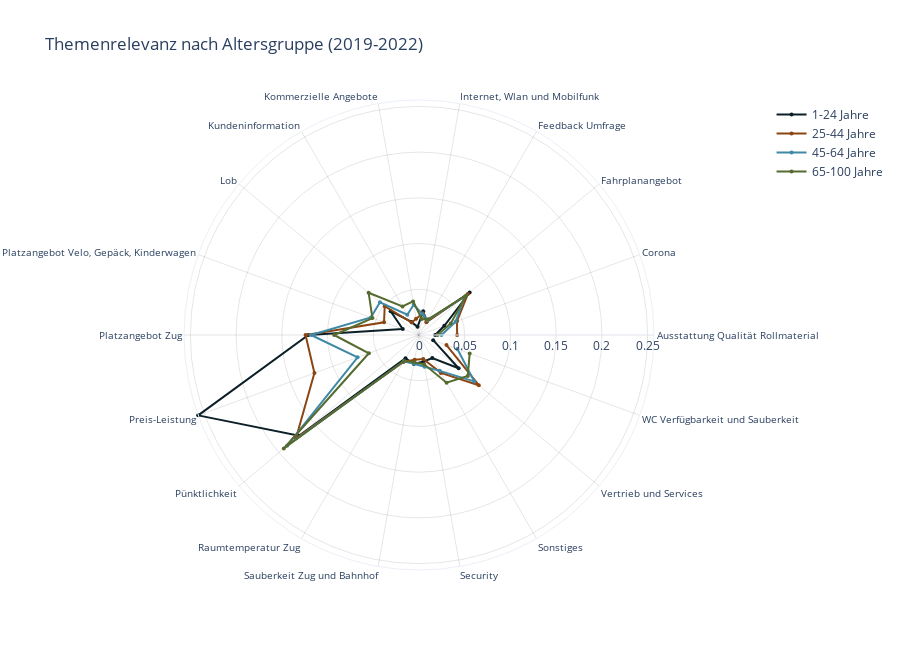

Notebook code cell kept with this figure:
### Code cell
create_grouped_radar(df_agegroup, x_col="CustomName", y_col="relative_count", color_col="S_alter_grouped", color_discrete_sequence=color_discrete_sequence_mixed, title="Themenrelevanz nach Altersgruppe (2019-2022)", xaxis_title='', yaxis_title='Häufigkeit', legend_title='', template=template)

### Figure 1 — Plotly figure (JSON) as saved in the notebook; plotly's stock layout.template omitted (floating-point values rounded to 4 significant figures)
{"data": [{"fill": "none", "line": {"color": "#0B1F26"}, "marker": {"size": 4}, "name": "1-24 Jahre", "r": [0.01768, 0.02947, 0.0723, 0.01729, 0.02633, 0.009037, 0.0165, 0.04047, 0.01886, 0.121, 0.257, 0.1713, 0.02947, 0.03222, 0.02947, 0.02908, 0.05658, 0.0165], "showlegend": true, "theta": ["Ausstattung Qualität Rollmaterial", "Corona", "Fahrplanangebot", "Feedback Umfrage", "Internet, Wlan und Mobilfunk", "Kommerzielle Angebote", "Kundeninformation", "Lob", "Platzangebot Velo, Gepäck, Kinderwagen", "Platzangebot Zug", "Preis-Leistung", "Pünktlichkeit", "Raumtemperatur Zug", "Sauberkeit Zug und Bahnhof", "Security", "Sonstiges", "Vertrieb und Services", "WC Verfügbarkeit und Sauberkeit"], "type": "scatterpolar"}, {"fill": "none", "line": {"color": "#8B4513"}, "marker": {"size": 4}, "name": "25-44 Jahre", "r": [0.04169, 0.04422, 0.06969, 0.01613, 0.02411, 0.01794, 0.01577, 0.04894, 0.04069, 0.1241, 0.1217, 0.1756, 0.03398, 0.02746, 0.02664, 0.04785, 0.08536, 0.03199], "showlegend": true, "theta": ["Ausstattung Qualität Rollmaterial", "Corona", "Fahrplanangebot", "Feedback Umfrage", "Internet, Wlan und Mobilfunk", "Kommerzielle Angebote", "Kundeninformation", "Lob", "Platzangebot Velo, Gepäck, Kinderwagen", "Platzangebot Zug", "Preis-Leistung", "Pünktlichkeit", "Raumtemperatur Zug", "Sauberkeit Zug und Bahnhof", "Security", "Sonstiges", "Vertrieb und Services", "WC Verfügbarkeit und Sauberkeit"], "type": "scatterpolar"}, {"fill": "none", "line": {"color": "#3F89A6"}, "marker": {"size": 4}, "name": "45-64 Jahre", "r": [0.02458, 0.04263, 0.06504, 0.01907, 0.02308, 0.03351, 0.02559, 0.05572, 0.05601, 0.1181, 0.07146, 0.1883, 0.03317, 0.03192, 0.0352, 0.04529, 0.07894, 0.04466], "showlegend": true, "theta": ["Ausstattung Qualität Rollmaterial", "Corona", "Fahrplanangebot", "Feedback Umfrage", "Internet, Wlan und Mobilfunk", "Kommerzielle Angebote", "Kundeninformation", "Lob", "Platzangebot Velo, Gepäck, Kinderwagen", "Platzangebot Zug", "Preis-Leistung", "Pünktlichkeit", "Raumtemperatur Zug", "Sauberkeit Zug und Bahnhof", "Security", "Sonstiges", "Vertrieb und Services", "WC Verfügbarkeit und Sauberkeit"], "type": "scatterpolar"}, {"fill": "none", "line": {"color": "#556B2F"}, "marker": {"size": 4}, "name": "65-100 Jahre", "r": [0.02029, 0.03701, 0.06734, 0.01991, 0.01785, 0.03729, 0.03607, 0.07195, 0.05419, 0.0928, 0.05833, 0.193, 0.03287, 0.03015, 0.03259, 0.0603, 0.0696, 0.05898], "showlegend": true, "theta": ["Ausstattung Qualität Rollmaterial", "Corona", "Fahrplanangebot", "Feedback Umfrage", "Internet, Wlan und Mobilfunk", "Kommerzielle Angebote", "Kundeninformation", "Lob", "Platzangebot Velo, Gepäck, Kinderwagen", "Platzangebot Zug", "Preis-Leistung", "Pünktlichkeit", "Raumtemperatur Zug", "Sauberkeit Zug und Bahnhof", "Security", "Sonstiges", "Vertrieb und Services", "WC Verfügbarkeit und Sauberkeit"], "type": "scatterpolar"}], "layout": {"height": 650, "legend": {"title": {"text": ""}}, "polar": {"angularaxis": {"gridcolor": "rgba(0,0,0,0.1)", "showticklabels": true, "tickfont": {"size": 10}, "tickmode": "linear", "visible": true}, "radialaxis": {"gridcolor": "rgba(0,0,0,0.1)", "gridwidth": 1, "range": [0, 0.257], "showgrid": true, "visible": true}}, "showlegend": true, "title": {"text": "Themenrelevanz nach Altersgruppe (2019-2022)"}, "width": 900, "xaxis": {"title": {"text": ""}}, "yaxis": {"title": {"text": "Häufigkeit"}}}}
